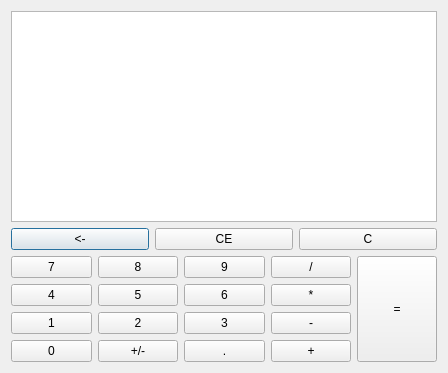
<?xml version="1.0" encoding="UTF-8"?>
<ui version="4.0">
 <class>Dialog</class>
 <widget class="QDialog" name="Dialog">
  <property name="geometry">
   <rect>
    <x>0</x>
    <y>0</y>
    <width>448</width>
    <height>373</height>
   </rect>
  </property>
  <property name="windowTitle">
   <string>Dialog</string>
  </property>
  <layout class="QHBoxLayout" name="horizontalLayout">
   <item>
    <layout class="QVBoxLayout" name="dlgLayout">
     <item>
      <widget class="QTextEdit" name="textEdit"/>
     </item>
     <item>
      <layout class="QHBoxLayout" name="bccKeysLayout">
       <item>
        <widget class="QPushButton" name="pushButton_24">
         <property name="text">
          <string>&lt;-</string>
         </property>
        </widget>
       </item>
       <item>
        <widget class="QPushButton" name="B_CE">
         <property name="text">
          <string>CE</string>
         </property>
        </widget>
       </item>
       <item>
        <widget class="QPushButton" name="B_C">
         <property name="text">
          <string>C</string>
         </property>
        </widget>
       </item>
      </layout>
     </item>
     <item>
      <layout class="QHBoxLayout" name="mainKeysLayout">
       <item>
        <layout class="QGridLayout" name="gridLayout">
         <item row="1" column="1">
          <widget class="QPushButton" name="B_5">
           <property name="text">
            <string>5</string>
           </property>
          </widget>
         </item>
         <item row="0" column="1">
          <widget class="QPushButton" name="B_8">
           <property name="text">
            <string>8</string>
           </property>
          </widget>
         </item>
         <item row="0" column="2">
          <widget class="QPushButton" name="B_9">
           <property name="text">
            <string>9</string>
           </property>
          </widget>
         </item>
         <item row="2" column="3">
          <widget class="QPushButton" name="sub">
           <property name="text">
            <string>-</string>
           </property>
          </widget>
         </item>
         <item row="3" column="1">
          <widget class="QPushButton" name="pushButton_16">
           <property name="text">
            <string>+/-</string>
           </property>
          </widget>
         </item>
         <item row="2" column="1">
          <widget class="QPushButton" name="B_2">
           <property name="text">
            <string>2</string>
           </property>
          </widget>
         </item>
         <item row="1" column="2">
          <widget class="QPushButton" name="B_6">
           <property name="text">
            <string>6</string>
           </property>
          </widget>
         </item>
         <item row="1" column="0">
          <widget class="QPushButton" name="B_4">
           <property name="text">
            <string>4</string>
           </property>
          </widget>
         </item>
         <item row="2" column="2">
          <widget class="QPushButton" name="B_3">
           <property name="text">
            <string>3</string>
           </property>
          </widget>
         </item>
         <item row="3" column="2">
          <widget class="QPushButton" name="B_dot">
           <property name="text">
            <string>.</string>
           </property>
          </widget>
         </item>
         <item row="3" column="0">
          <widget class="QPushButton" name="B_0">
           <property name="text">
            <string>0</string>
           </property>
          </widget>
         </item>
         <item row="1" column="3">
          <widget class="QPushButton" name="B_mul">
           <property name="text">
            <string>*</string>
           </property>
          </widget>
         </item>
         <item row="0" column="0">
          <widget class="QPushButton" name="B_7">
           <property name="text">
            <string>7</string>
           </property>
          </widget>
         </item>
         <item row="2" column="0">
          <widget class="QPushButton" name="B_1">
           <property name="text">
            <string>1</string>
           </property>
          </widget>
         </item>
         <item row="3" column="3">
          <widget class="QPushButton" name="B_add">
           <property name="text">
            <string>+</string>
           </property>
          </widget>
         </item>
         <item row="0" column="3">
          <widget class="QPushButton" name="B_div">
           <property name="text">
            <string>/</string>
           </property>
          </widget>
         </item>
        </layout>
       </item>
       <item>
        <widget class="QPushButton" name="B_e">
         <property name="enabled">
          <bool>true</bool>
         </property>
         <property name="sizePolicy">
          <sizepolicy hsizetype="Maximum" vsizetype="Maximum">
           <horstretch>0</horstretch>
           <verstretch>0</verstretch>
          </sizepolicy>
         </property>
         <property name="maximumSize">
          <size>
           <width>16777215</width>
           <height>150</height>
          </size>
         </property>
         <property name="accessibleDescription">
          <string/>
         </property>
         <property name="text">
          <string>=</string>
         </property>
         <property name="iconSize">
          <size>
           <width>16</width>
           <height>16</height>
          </size>
         </property>
         <property name="default">
          <bool>false</bool>
         </property>
         <property name="flat">
          <bool>false</bool>
         </property>
        </widget>
       </item>
      </layout>
     </item>
    </layout>
   </item>
  </layout>
 </widget>
 <resources/>
 <connections>
  <connection>
   <sender>B_9</sender>
   <signal>clicked()</signal>
   <receiver>textEdit</receiver>
   <slot>paste()</slot>
   <hints>
    <hint type="sourcelabel">
     <x>239</x>
     <y>255</y>
    </hint>
    <hint type="destinationlabel">
     <x>247</x>
     <y>149</y>
    </hint>
   </hints>
  </connection>
 </connections>
</ui>
